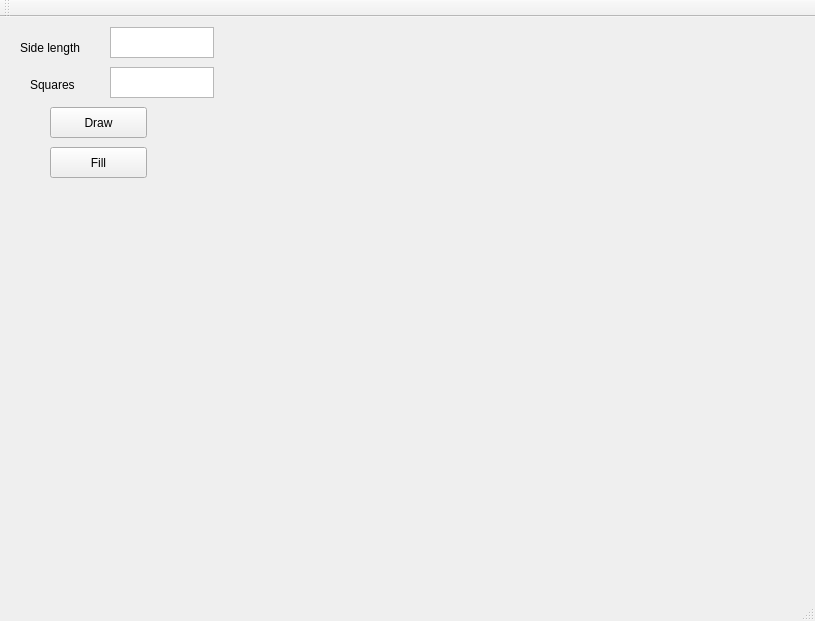
<?xml version="1.0" encoding="UTF-8"?>
<ui version="4.0">
 <class>MainWindow</class>
 <widget class="QMainWindow" name="MainWindow">
  <property name="geometry">
   <rect>
    <x>0</x>
    <y>0</y>
    <width>815</width>
    <height>621</height>
   </rect>
  </property>
  <property name="windowTitle">
   <string>MainWindow</string>
  </property>
  <widget class="QWidget" name="centralWidget">
   <widget class="QLabel" name="label">
    <property name="geometry">
     <rect>
      <x>20</x>
      <y>20</y>
      <width>91</width>
      <height>21</height>
     </rect>
    </property>
    <property name="text">
     <string>Side length</string>
    </property>
   </widget>
   <widget class="QTextEdit" name="side">
    <property name="geometry">
     <rect>
      <x>110</x>
      <y>10</y>
      <width>104</width>
      <height>31</height>
     </rect>
    </property>
   </widget>
   <widget class="QPushButton" name="draw">
    <property name="geometry">
     <rect>
      <x>50</x>
      <y>90</y>
      <width>97</width>
      <height>31</height>
     </rect>
    </property>
    <property name="text">
     <string>Draw</string>
    </property>
   </widget>
   <widget class="QLabel" name="window">
    <property name="geometry">
     <rect>
      <x>250</x>
      <y>30</y>
      <width>500</width>
      <height>500</height>
     </rect>
    </property>
    <property name="text">
     <string/>
    </property>
   </widget>
   <widget class="QPushButton" name="fill">
    <property name="geometry">
     <rect>
      <x>50</x>
      <y>130</y>
      <width>97</width>
      <height>31</height>
     </rect>
    </property>
    <property name="text">
     <string>Fill</string>
    </property>
   </widget>
   <widget class="QLabel" name="label_2">
    <property name="geometry">
     <rect>
      <x>30</x>
      <y>60</y>
      <width>59</width>
      <height>15</height>
     </rect>
    </property>
    <property name="text">
     <string>Squares</string>
    </property>
   </widget>
   <widget class="QTextEdit" name="squares">
    <property name="geometry">
     <rect>
      <x>110</x>
      <y>50</y>
      <width>104</width>
      <height>31</height>
     </rect>
    </property>
   </widget>
  </widget>
  <widget class="QMenuBar" name="menuBar">
   <property name="geometry">
    <rect>
     <x>0</x>
     <y>0</y>
     <width>815</width>
     <height>23</height>
    </rect>
   </property>
  </widget>
  <widget class="QToolBar" name="mainToolBar">
   <attribute name="toolBarArea">
    <enum>TopToolBarArea</enum>
   </attribute>
   <attribute name="toolBarBreak">
    <bool>false</bool>
   </attribute>
  </widget>
  <widget class="QStatusBar" name="statusBar"/>
 </widget>
 <layoutdefault spacing="6" margin="11"/>
 <resources/>
 <connections/>
</ui>
